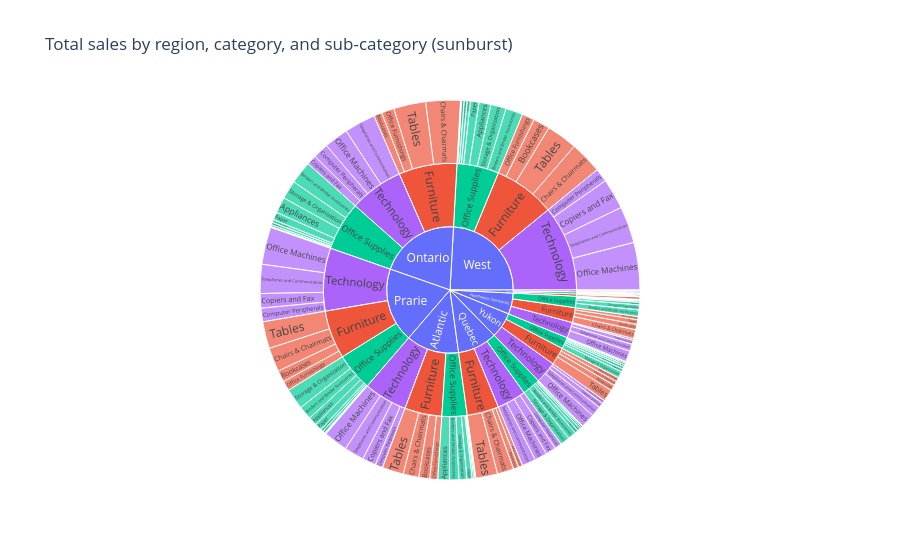

Notebook source saved alongside this figure:
### Markdown cell above
`color="category"` here encodes the same variable already shown by position in the hierarchy; that's a deliberate redundancy, called redundant encoding, and it makes it much easier to visually track which sub-categories belong to which category once there are many small rectangles on screen.

**Note:** If the data being plotted contains negative numbers, your chart will be unable to render because Plotly cannot biuld a mark with negative area for those rows. Always check here if your figure doesn't render.

## 4. Sunburst: the same hierarchy, radially

A **sunburst chart** shows the identical kind of data, path plus value, but arranges it as rings instead of nested rectangles: the center ring is the outermost level of the hierarchy, and each ring further out represents one level deeper.

### Code cell
fig = px.sunburst(
    full_hierarchy,
    path=["region", "category", "sub_category"],
    values="total_sales",
    color="category",
    title="Total sales by region, category, and sub-category (sunburst)"
)
fig.show()

### Figure 1 — Plotly figure (JSON) as saved in the notebook; plotly's stock layout.template omitted (floating-point values rounded to 4 significant figures; data arrays with more than 128 entries replaced by an {"elided": "..."} marker saying what was removed)
{"data": [{"branchvalues": "total", "customdata": {"elided": "167x1 str values"}, "domain": {"x": [0, 1], "y": [0, 1]}, "hovertemplate": "labels=%{label}<br>total_sales=%{value}<br>parent=%{parent}<br>id=%{id}<br>category=%{customdata[0]}<extra></extra>", "ids": {"elided": "167 str values"}, "labels": {"elided": "167 str values"}, "marker": {"colors": {"elided": "167 str values"}}, "name": "", "parents": {"elided": "167 str values"}, "type": "sunburst", "values": {"elided": "167 float values"}}], "layout": {"legend": {"tracegroupgap": 0}, "title": {"text": "Total sales by region, category, and sub-category (sunburst)"}}}
